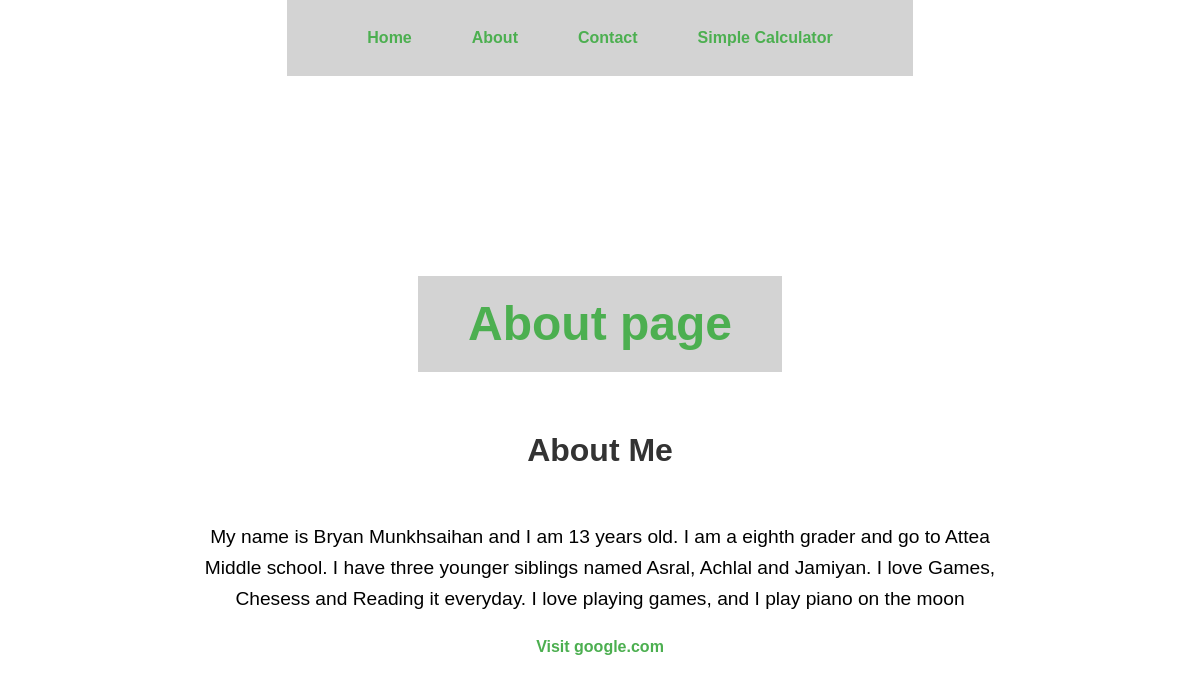
/about, run on the app's committed database.
### main.py (models this page shows, shortened)
class Enkhuils(db.Model):
    id = db.Column(db.Integer, primary_key=True)
    name = db.Column(db.String(80), unique=True, nullable=False)
    dob = db.Column(db.String(120), nullable=True)
    hobby = db.Column(db.String(120), nullable=True)
    grade = db.Column(db.String(120), nullable=True)
    age = db.Column(db.String(120), nullable=True)

### main.py (the view)
@app.route('/about')
def about():
    users = Enkhuils.query.first()
    f = "I love playing games, and I play piano on the moon"
    return render_template('about.html',
                           message=f,
                           name=users.name,
                           dob=users.dob,
                           hobby=users.hobby,
                           grade=users.grade,
                           age=users.age)

### templates/about.html (shortened to what this page needs)
{% extends "base.html" %}
{% block content %}
    <h1>About page</h1>
    <h2>About Me</h2>
    <p>My name is {{name}} and I am {{age}} years old. I am a eighth grader and go to Attea Middle school.
    I have three younger siblings named Asral, Achlal and Jamiyan. I love {{hobby}} it everyday. {{message}}</p>
    <a href="https://google.com" target="_blank">Visit google.com</a>
{% endblock %}

### templates/base.html (shortened to what this page needs)
<!DOCTYPE html>
<html>
<head>
    <link rel="stylesheet" href="{{ url_for('static', filename='style.css') }}">
</head>
<body>
    <nav>
       <a href="/">Home</a>
       <a href="/about">About</a>
       <a href="/contact">Contact</a>
       <a href="/calculator">Simple Calculator</a>
    </nav>
    {% block content %}{% endblock %}
</body>
</html>

### static/style.css (style rules this page uses)
body { background-color: #ffffff; font-family: 'Trebuchet MS', 'Lucida Sans Unicode', 'Lucida Grande', 'Lucida Sans', Arial, sans-serif; color: #000000; margin: 0; padding: 0; line-height: 1.6; }
nav { background-color: #d3d3d3; overflow: hidden; padding: 10px 50px; display: flex; justify-content: center; }
nav a { color: #4CAF50; text-decoration: none; padding: 15px 20px; margin: 0 10px; font-weight: bold; border-radius: 4px; transition: background-color 0.3s ease; }
h1 { background-color: #d3d3d3; padding: 10px 50px; color: #4CAF50; text-align: center; font-size: 3em; margin-top: 200px; }
h2 { color: #333; font-size: 2em; margin-top: 20px; }
p { font-size: 1.2em; margin: 20px auto; max-width: 800px; text-align: center; }
a { color: #4CAF50; text-decoration: none; font-weight: bold; }
body { display: flex; flex-direction: column; align-items: center; }

### data on the page
Enkhuils: name "Bryan Munkhsaihan", age "13", hobby "Games, Chesess and Reading"

### other printed values
{{ message }} "I love playing games, and I play piano on the moon"
